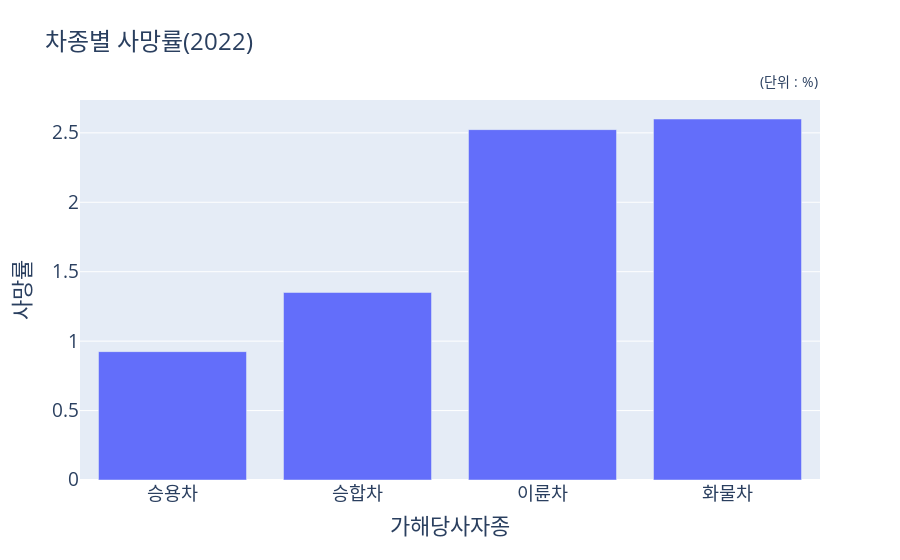

Source (notebook cell):
### Code cell
fig = px.bar(filtered_data5_1, x = '가해당사자종', y = '사망률', title='차종별 사망률(2022)')
fig.update_xaxes(title_font=dict(size=22), tickfont=dict(size=18.5))
fig.update_yaxes(title_font=dict(size=22), tickfont=dict(size=18.5))
fig.update_layout(title_font=dict(size=24))
# 그래프 우측 상단에 주석 추가
fig.add_annotation(text="(단위 : %)",
                   xref="paper", yref="paper",
                   x=1, y=1.08,  # 조정하여 위치 조절 가능
                   showarrow=False,
                   font=dict(size=14))
fig.show()

### Figure 1 — Plotly figure (JSON) as saved in the notebook; plotly's stock layout.template omitted (floating-point values rounded to 4 significant figures)
{"data": [{"alignmentgroup": "True", "hovertemplate": "가해당사자종=%{x}<br>사망률=%{y}<extra></extra>", "legendgroup": "", "marker": {"color": "#636efa", "pattern": {"shape": ""}}, "name": "", "offsetgroup": "", "orientation": "v", "showlegend": false, "textposition": "auto", "type": "bar", "x": ["승용차", "승합차", "이륜차", "화물차"], "xaxis": "x", "y": [0.9244, 1.35, 2.523, 2.6], "yaxis": "y"}], "layout": {"annotations": [{"font": {"size": 14}, "showarrow": false, "text": "(단위 : %)", "x": 1, "xref": "paper", "y": 1.08, "yref": "paper"}], "barmode": "relative", "legend": {"tracegroupgap": 0}, "title": {"font": {"size": 24}, "text": "차종별 사망률(2022)"}, "xaxis": {"anchor": "y", "domain": [0, 1], "tickfont": {"size": 18.5}, "title": {"font": {"size": 22}, "text": "가해당사자종"}}, "yaxis": {"anchor": "x", "domain": [0, 1], "tickfont": {"size": 18.5}, "title": {"font": {"size": 22}, "text": "사망률"}}}}
